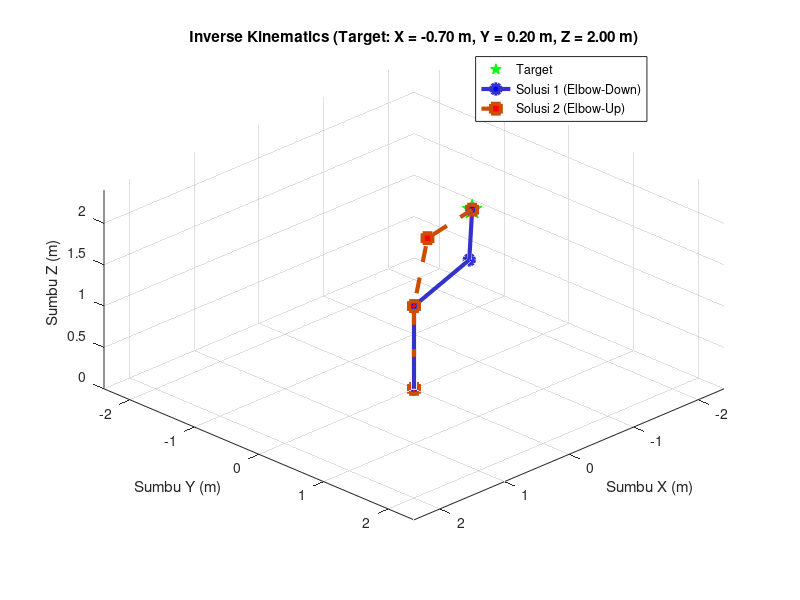

Reproduce this figure in MATLAB.
%% SIMULASI INVERSE KINEMATICS DENAVIT-HARTENBERG (3-DOF ARTICULATED ROBOT)
% Berdasarkan model DH: Body (Base) -> Shoulder -> Elbow -> End-Effector

clear; clc; close all;

%% 1. PARAMETER GEOMETRI ROBOT (dalam meter)
d1 = 1.0; % Tinggi Base ke Shoulder (m)
a2 = 0.8; % Panjang Link Shoulder ke Elbow (m)
a3 = 0.6; % Panjang Link Elbow ke End-Effector (m)

% Posisi Target End-Effector (X, Y, Z)
X_target = -0.7;
Y_target = 0.2;
Z_target = 2.0;

fprintf('====================================================\n');
fprintf('   SIMULASI DH INVERSE KINEMATICS ROBOT 3-DOF      \n');
fprintf('====================================================\n');
fprintf('Parameter Robot : d1 = %.2f m, a2 = %.2f m, a3 = %.2f m\n', d1, a2, a3);
fprintf('Target Posisi   : X = %.2f m, Y = %.2f m, Z = %.2f m\n', X_target, Y_target, Z_target);
fprintf('----------------------------------------------------\n');

%% 2. PERHITUNGAN INVERSE KINEMATICS
% 1. Hitung Theta 1 (Rotasi Base)
theta1 = atan2(Y_target, X_target);

% 2. Proyeksi Jarak Horisontal (r) dan Vertikal Terhadap Shoulder (s)
r = sqrt(X_target^2 + Y_target^2);
s = Z_target - d1;

% 3. Cek Ketercapaian Target (Workspace Check)
D = (r^2 + s^2 - a2^2 - a3^2) / (2 * a2 * a3);

if abs(D) > 1
    error('Target (%.2f, %.2f, %.2f) berada DI LUAR WORKSPACE robot!', ...
        X_target, Y_target, Z_target);
end

% --- SOLUSI 1: Elbow-Down ---
theta3_sol1 = atan2(sqrt(1 - D^2), D);
theta2_sol1 = atan2(s, r) - atan2(a3 * sin(theta3_sol1), a2 + a3 * cos(theta3_sol1));

% --- SOLUSI 2: Elbow-Up ---
theta3_sol2 = atan2(-sqrt(1 - D^2), D);
theta2_sol2 = atan2(s, r) - atan2(a3 * sin(theta3_sol2), a2 + a3 * cos(theta3_sol2));

fprintf('Solusi 1 (Elbow-Down) : th1 = %6.2f deg, th2 = %6.2f deg, th3 = %6.2f deg\n', ...
    rad2deg(theta1), rad2deg(theta2_sol1), rad2deg(theta3_sol1));
fprintf('Solusi 2 (Elbow-Up)   : th1 = %6.2f deg, th2 = %6.2f deg, th3 = %6.2f deg\n', ...
    rad2deg(theta1), rad2deg(theta2_sol2), rad2deg(theta3_sol2));
fprintf('====================================================\n\n');

%% 3. VERIFIKASI DENGAN FORWARD KINEMATICS (FORWARD TRANSFORMATIONS)
% Fungsi pembentuk matriks transformasi DH
get_A = @(th, d, a, alpha) [
    cos(th), -sin(th)*cos(alpha),  sin(th)*sin(alpha), a*cos(th);
    sin(th),  cos(th)*cos(alpha), -cos(th)*sin(alpha), a*sin(th);
    0,        sin(alpha),          cos(alpha),         d;
    0,        0,                   0,                  1
];

% Posisi Titik-Titik Solusi 1
A1_s1 = get_A(theta1, d1, 0, pi/2);
A2_s1 = get_A(theta2_sol1, 0, a2, 0);
A3_s1 = get_A(theta3_sol1, 0, a3, 0);

T01_s1 = A1_s1;
T02_s1 = T01_s1 * A2_s1;
T03_s1 = T02_s1 * A3_s1;

P0 = [0; 0; 0];
P1_s1 = T01_s1(1:3, 4);
P2_s1 = T02_s1(1:3, 4);
P3_s1 = T03_s1(1:3, 4);

% Posisi Titik-Titik Solusi 2
A1_s2 = get_A(theta1, d1, 0, pi/2);
A2_s2 = get_A(theta2_sol2, 0, a2, 0);
A3_s2 = get_A(theta3_sol2, 0, a3, 0);

T01_s2 = A1_s2;
T02_s2 = T01_s2 * A2_s2;
T03_s2 = T02_s2 * A3_s2;

P1_s2 = T01_s2(1:3, 4);
P2_s2 = T02_s2(1:3, 4);
P3_s2 = T03_s2(1:3, 4);

%% 4. VISUALISASI GRAFIS 3D
figure('Name', 'DH Inverse Kinematics 3-DOF Robot', 'Color', [1 1 1]);
hold on; grid on; axis equal;
xlabel('Sumbu X (m)'); ylabel('Sumbu Y (m)'); zlabel('Sumbu Z (m)');
title(sprintf('Inverse Kinematics (Target: X = %.2f m, Y = %.2f m, Z = %.2f m)', ...
    X_target, Y_target, Z_target));

% Plot Titik Target (Bintang Hijau)
plot3(X_target, Y_target, Z_target, 'gp', 'MarkerSize', 15, ...
    'MarkerFaceColor', 'g', 'DisplayName', 'Target');

% Plot Solusi 1: Elbow-Down (Garis Biru)
plot3([P0(1), P1_s1(1), P2_s1(1), P3_s1(1)], ...
      [P0(2), P1_s1(2), P2_s1(2), P3_s1(2)], ...
      [P0(3), P1_s1(3), P2_s1(3), P3_s1(3)], ...
      '-o', 'LineWidth', 3, 'MarkerSize', 7, ...
      'MarkerFaceColor', 'b', 'Color', [0.2 0.2 0.8], 'DisplayName', 'Solusi 1 (Elbow-Down)');

% Plot Solusi 2: Elbow-Up (Garis Putus Merah)
plot3([P0(1), P1_s2(1), P2_s2(1), P3_s2(1)], ...
      [P0(2), P1_s2(2), P2_s2(2), P3_s2(2)], ...
      [P0(3), P1_s2(3), P2_s2(3), P3_s2(3)], ...
      '--s', 'LineWidth', 3, 'MarkerSize', 7, ...
      'MarkerFaceColor', 'r', 'Color', [0.8 0.3 0.0], 'DisplayName', 'Solusi 2 (Elbow-Up)');

% Pengaturan Batas Tampilan
r_total = d1 + a2 + a3;
xlim([-r_total, r_total]);
ylim([-r_total, r_total]);
zlim([0, r_total]);
view(135, 25);
legend('Location', 'northeast');
hold off;
